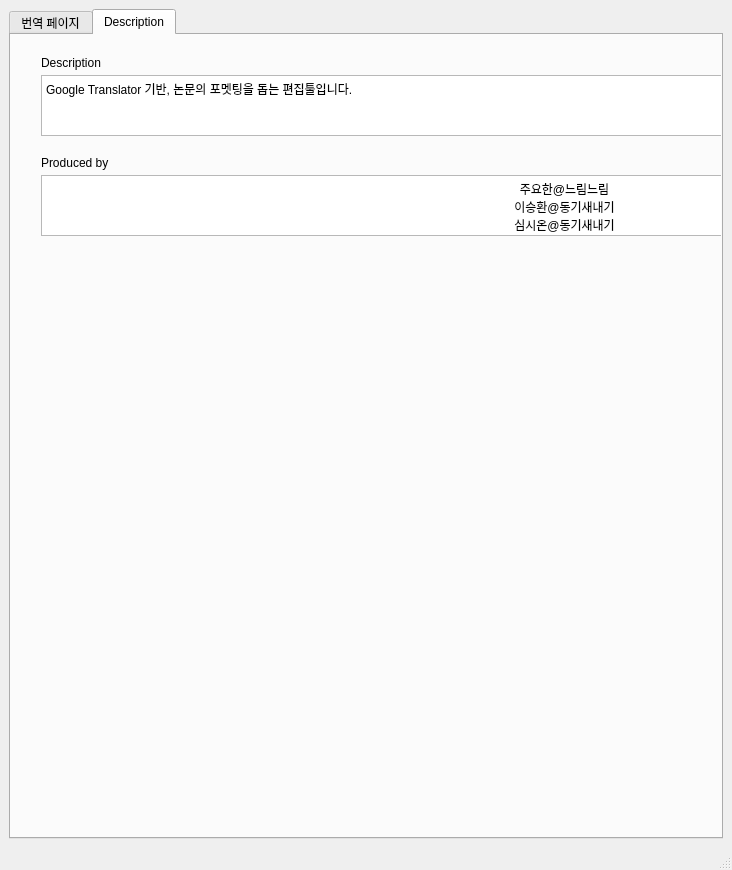
<?xml version="1.0" encoding="UTF-8"?>
<ui version="4.0">
 <class>MainWindow</class>
 <widget class="QMainWindow" name="MainWindow">
  <property name="geometry">
   <rect>
    <x>0</x>
    <y>0</y>
    <width>732</width>
    <height>870</height>
   </rect>
  </property>
  <property name="sizePolicy">
   <sizepolicy hsizetype="Expanding" vsizetype="Expanding">
    <horstretch>0</horstretch>
    <verstretch>0</verstretch>
   </sizepolicy>
  </property>
  <property name="windowTitle">
   <string>MainWindow</string>
  </property>
  <widget class="QWidget" name="centralwidget">
   <property name="sizePolicy">
    <sizepolicy hsizetype="Expanding" vsizetype="Expanding">
     <horstretch>0</horstretch>
     <verstretch>0</verstretch>
    </sizepolicy>
   </property>
   <property name="maximumSize">
    <size>
     <width>16777215</width>
     <height>16777215</height>
    </size>
   </property>
   <layout class="QGridLayout" name="gridLayout">
    <item row="0" column="0">
     <widget class="QTabWidget" name="tabWidget">
      <property name="maximumSize">
       <size>
        <width>16777215</width>
        <height>16777215</height>
       </size>
      </property>
      <property name="currentIndex">
       <number>1</number>
      </property>
      <widget class="QWidget" name="tab">
       <property name="sizePolicy">
        <sizepolicy hsizetype="Expanding" vsizetype="Expanding">
         <horstretch>0</horstretch>
         <verstretch>0</verstretch>
        </sizepolicy>
       </property>
       <property name="maximumSize">
        <size>
         <width>16777215</width>
         <height>16777215</height>
        </size>
       </property>
       <attribute name="title">
        <string>번역 페이지</string>
       </attribute>
       <layout class="QGridLayout" name="gridLayout_2">
        <item row="2" column="0" colspan="2">
         <widget class="QPushButton" name="pushButton">
          <property name="font">
           <font>
            <family>맑은 고딕</family>
            <pointsize>14</pointsize>
            <weight>50</weight>
            <bold>false</bold>
           </font>
          </property>
          <property name="styleSheet">
           <string notr="true"/>
          </property>
          <property name="text">
           <string>Clilck!</string>
          </property>
         </widget>
        </item>
        <item row="3" column="1">
         <widget class="QLabel" name="label_2">
          <property name="font">
           <font>
            <weight>75</weight>
            <bold>true</bold>
           </font>
          </property>
          <property name="text">
           <string>번역 결과</string>
          </property>
         </widget>
        </item>
        <item row="0" column="0">
         <widget class="QLabel" name="label">
          <property name="font">
           <font>
            <weight>75</weight>
            <bold>true</bold>
           </font>
          </property>
          <property name="text">
           <string>원문</string>
          </property>
         </widget>
        </item>
        <item row="3" column="0">
         <widget class="QLabel" name="label_3">
          <property name="font">
           <font>
            <weight>75</weight>
            <bold>true</bold>
           </font>
          </property>
          <property name="text">
           <string>Formatting</string>
          </property>
         </widget>
        </item>
        <item row="1" column="0" colspan="2">
         <widget class="QTextEdit" name="textEdit">
          <property name="maximumSize">
           <size>
            <width>2000</width>
            <height>192</height>
           </size>
          </property>
          <property name="font">
           <font>
            <family>Arial</family>
            <pointsize>11</pointsize>
           </font>
          </property>
         </widget>
        </item>
        <item row="4" column="0">
         <widget class="QTextEdit" name="textEdit_3">
          <property name="maximumSize">
           <size>
            <width>1677726</width>
            <height>1677726</height>
           </size>
          </property>
          <property name="sizeIncrement">
           <size>
            <width>10</width>
            <height>10</height>
           </size>
          </property>
          <property name="baseSize">
           <size>
            <width>50</width>
            <height>50</height>
           </size>
          </property>
          <property name="font">
           <font>
            <family>Arial</family>
            <pointsize>11</pointsize>
           </font>
          </property>
          <property name="frameShadow">
           <enum>QFrame::Sunken</enum>
          </property>
          <property name="sizeAdjustPolicy">
           <enum>QAbstractScrollArea::AdjustToContents</enum>
          </property>
         </widget>
        </item>
        <item row="4" column="1">
         <widget class="QTextEdit" name="textEdit_2">
          <property name="maximumSize">
           <size>
            <width>1677726</width>
            <height>1677726</height>
           </size>
          </property>
          <property name="sizeIncrement">
           <size>
            <width>10</width>
            <height>10</height>
           </size>
          </property>
          <property name="font">
           <font>
            <family>Arial</family>
            <pointsize>11</pointsize>
           </font>
          </property>
         </widget>
        </item>
       </layout>
      </widget>
      <widget class="QWidget" name="tab_2">
       <attribute name="title">
        <string>Description</string>
       </attribute>
       <widget class="QLabel" name="label_4">
        <property name="geometry">
         <rect>
          <x>30</x>
          <y>20</y>
          <width>91</width>
          <height>16</height>
         </rect>
        </property>
        <property name="text">
         <string>Description</string>
        </property>
       </widget>
       <widget class="QTextBrowser" name="textBrowser">
        <property name="geometry">
         <rect>
          <x>30</x>
          <y>40</y>
          <width>1061</width>
          <height>61</height>
         </rect>
        </property>
        <property name="html">
         <string>&lt;!DOCTYPE HTML PUBLIC &quot;-//W3C//DTD HTML 4.0//EN&quot; &quot;http://www.w3.org/TR/REC-html40/strict.dtd&quot;&gt;
&lt;html&gt;&lt;head&gt;&lt;meta name=&quot;qrichtext&quot; content=&quot;1&quot; /&gt;&lt;style type=&quot;text/css&quot;&gt;
p, li { white-space: pre-wrap; }
&lt;/style&gt;&lt;/head&gt;&lt;body style=&quot; font-family:'Gulim'; font-size:9pt; font-weight:400; font-style:normal;&quot;&gt;
&lt;p style=&quot; margin-top:0px; margin-bottom:0px; margin-left:0px; margin-right:0px; -qt-block-indent:0; text-indent:0px;&quot;&gt;Google Translator 기반, 논문의 포멧팅을 돕는 편집툴입니다.&lt;/p&gt;
&lt;p style=&quot;-qt-paragraph-type:empty; margin-top:0px; margin-bottom:0px; margin-left:0px; margin-right:0px; -qt-block-indent:0; text-indent:0px;&quot;&gt;&lt;br /&gt;&lt;/p&gt;&lt;/body&gt;&lt;/html&gt;</string>
        </property>
       </widget>
       <widget class="QLabel" name="label_5">
        <property name="geometry">
         <rect>
          <x>30</x>
          <y>120</y>
          <width>91</width>
          <height>16</height>
         </rect>
        </property>
        <property name="text">
         <string>Produced by</string>
        </property>
       </widget>
       <widget class="QTextBrowser" name="textBrowser_2">
        <property name="geometry">
         <rect>
          <x>30</x>
          <y>140</y>
          <width>1061</width>
          <height>61</height>
         </rect>
        </property>
        <property name="html">
         <string>&lt;!DOCTYPE HTML PUBLIC &quot;-//W3C//DTD HTML 4.0//EN&quot; &quot;http://www.w3.org/TR/REC-html40/strict.dtd&quot;&gt;
&lt;html&gt;&lt;head&gt;&lt;meta name=&quot;qrichtext&quot; content=&quot;1&quot; /&gt;&lt;style type=&quot;text/css&quot;&gt;
p, li { white-space: pre-wrap; }
&lt;/style&gt;&lt;/head&gt;&lt;body style=&quot; font-family:'Gulim'; font-size:9pt; font-weight:400; font-style:normal;&quot;&gt;
&lt;p align=&quot;center&quot; style=&quot; margin-top:0px; margin-bottom:0px; margin-left:0px; margin-right:0px; -qt-block-indent:0; text-indent:0px;&quot;&gt;주요한@느림느림&lt;/p&gt;
&lt;p align=&quot;center&quot; style=&quot; margin-top:0px; margin-bottom:0px; margin-left:0px; margin-right:0px; -qt-block-indent:0; text-indent:0px;&quot;&gt;이승환@동기새내기&lt;/p&gt;
&lt;p align=&quot;center&quot; style=&quot; margin-top:0px; margin-bottom:0px; margin-left:0px; margin-right:0px; -qt-block-indent:0; text-indent:0px;&quot;&gt;심시온@동기새내기&lt;/p&gt;
&lt;p align=&quot;center&quot; style=&quot;-qt-paragraph-type:empty; margin-top:0px; margin-bottom:0px; margin-left:0px; margin-right:0px; -qt-block-indent:0; text-indent:0px;&quot;&gt;&lt;br /&gt;&lt;/p&gt;&lt;/body&gt;&lt;/html&gt;</string>
        </property>
       </widget>
      </widget>
     </widget>
    </item>
   </layout>
  </widget>
  <widget class="QStatusBar" name="statusbar"/>
 </widget>
 <resources/>
 <connections/>
</ui>
